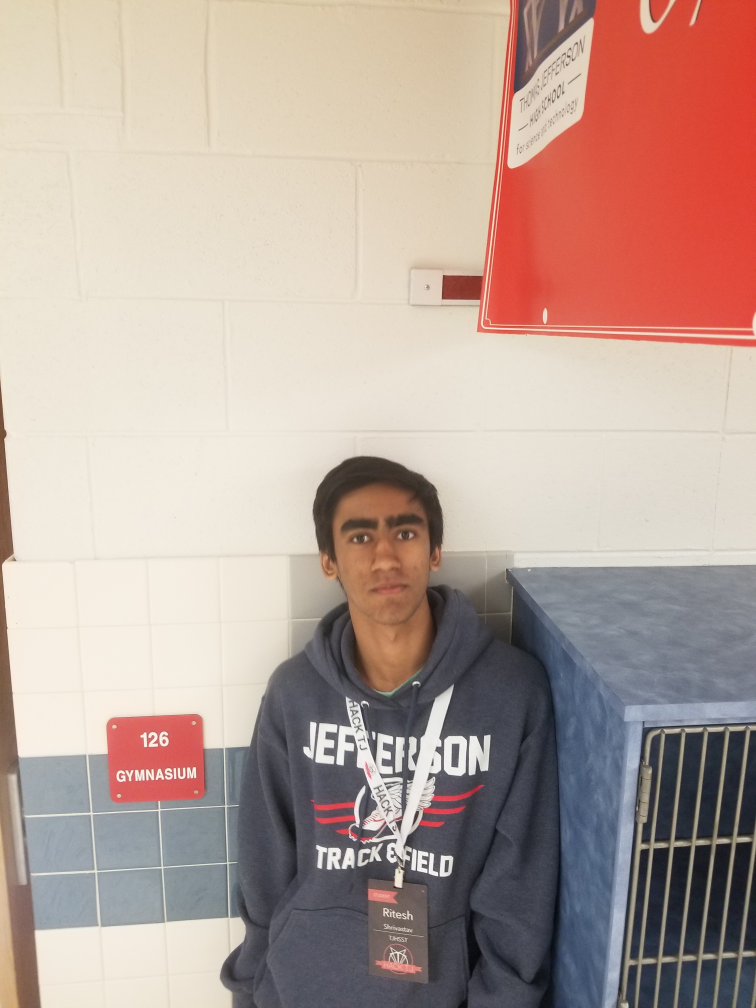
#> input picture ritesh/1.jpg, 3024 x 4032 px (shown at 1/4 size); its folder holds 4 pictures in this run
$ python single_face.py
#> lines starting #> are read from the running program, lines starting #| are printed output that depends on the picture; after the words box and inside, x2 and y2 are one past the last pixel; in counts of white or black regions, pixels touching at a corner belong together
import numpy as np
import cv2 as cv
import imutils
face_cascade = cv.CascadeClassifier("C:/Users/Srikar/AppData/Local/Programs/Python/Python36/Lib/site-packages/cv2/data/haarcascade_frontalface_default.xml")#cv.CascadeClassifier('haarcascade_frontalface_default.xml')
for i in range(8):
    i = i+1
    name = "ritesh/"+str(i)+".jpg"
    img = cv.imread(name)
#> img is the input picture: shape (4032, 3024, 3); mean B, G, R 153.9, 162.7, 184.1
    img = imutils.resize(img,width = 500)
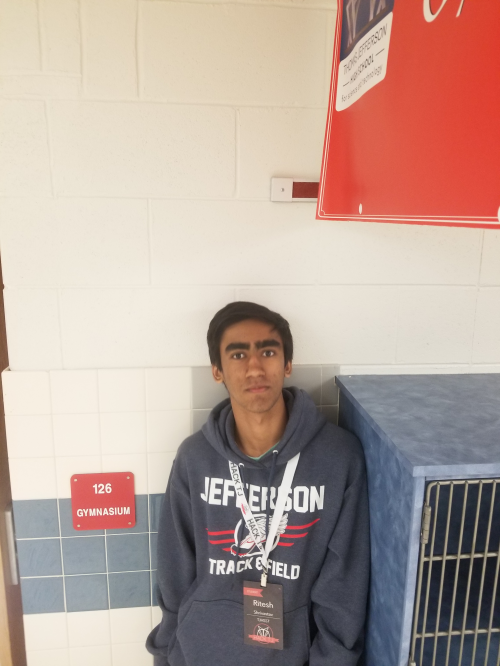
#> img: shape (666, 500, 3); mean B, G, R 153.9, 162.7, 184.1
    gray = cv.cvtColor(img, cv.COLOR_BGR2GRAY)
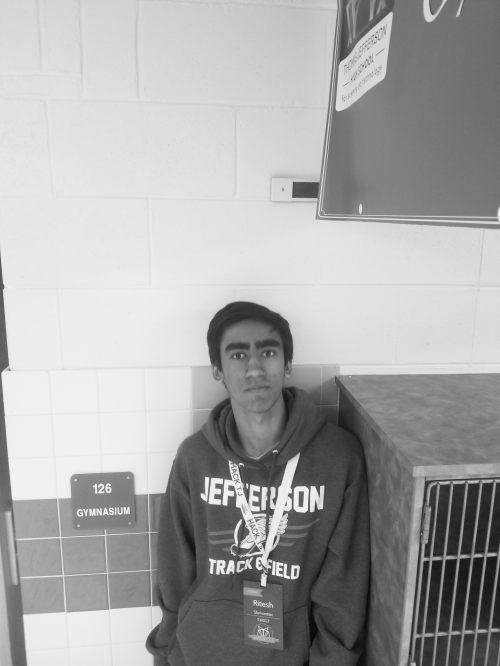
#> gray: shape (666, 500); min 8, max 244, mean 168

    faces = face_cascade.detectMultiScale(gray, 1.3, 5)
#> faces = [[211, 317, 84, 84]]
    for (x,y,w,h) in faces:
        cv.rectangle(img,(x,y),(x+w,y+h),(255,0,0),2)
        roi_gray = gray[y:y+h, x:x+w]
        roi_color = img[y:y+h, x:x+w]
#> this loop made 1 pass
#> pass 1, `roi_gray = gray[y:y+h, x:x+w]`:
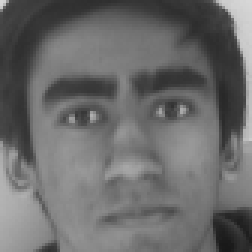
#> roi_gray: shape (84, 84) (shown 3 times larger); min 24, max 215, mean 107
#> pass 1, `roi_color = img[y:y+h, x:x+w]`:
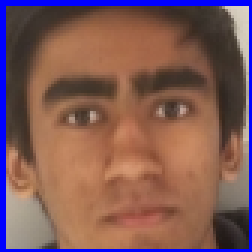
#> roi_color: shape (84, 84, 3) (shown 3 times larger); mean B, G, R 87.7, 90.6, 127.9
#> after the loop:
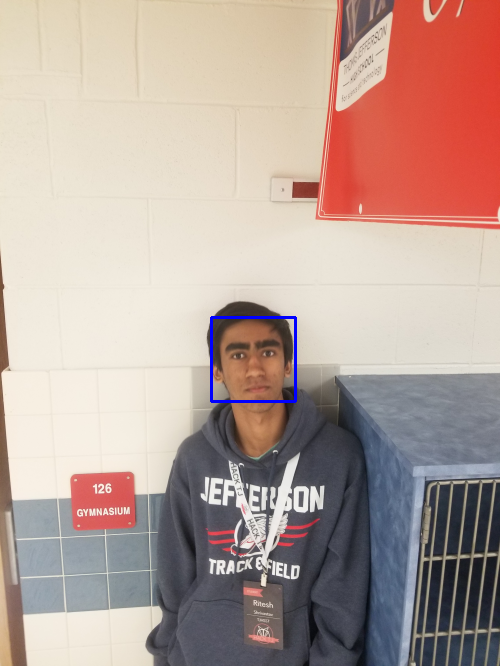
#> img: shape (666, 500, 3); 0.3% of pixels changed, all inside (x1, y1, x2, y2) = (210, 316, 297, 403)
    img = imutils.resize(img, width=600)
#> img: shape (799, 600, 3)
    cv.imshow('img',img)
    cv.waitKey(0)
    cv.destroyAllWindows()
#> pass 2 of the loop `for i in range(8):`:
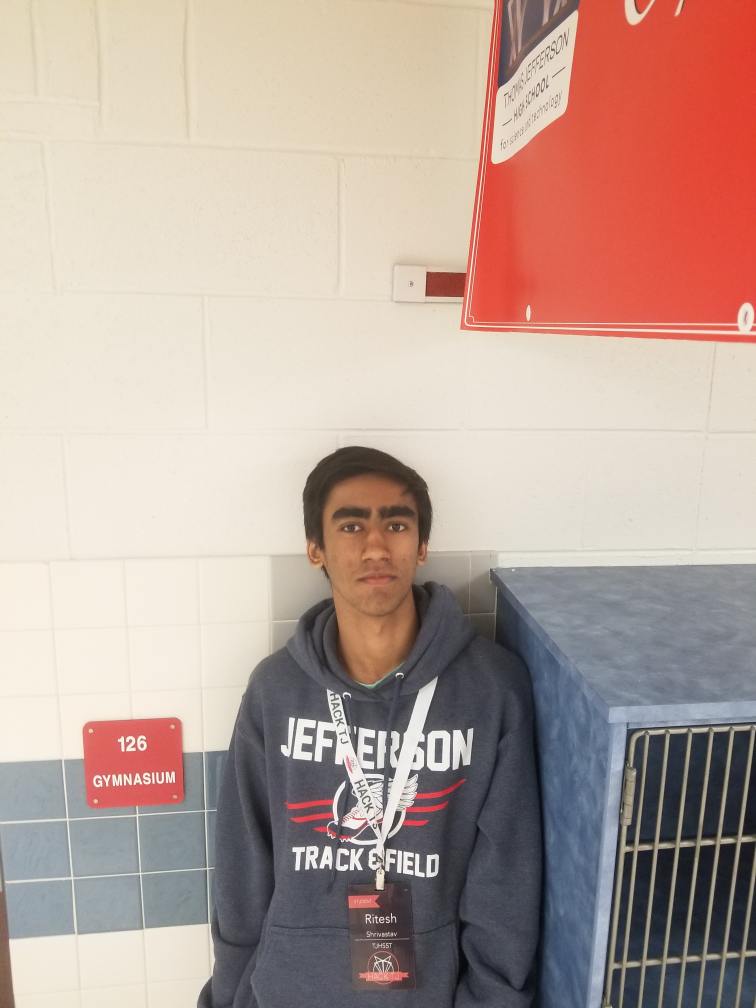
#> input picture ritesh/2.jpg, 3024 x 4032 px (shown at 1/4 size)
#> img is the input picture: shape (4032, 3024, 3); mean B, G, R 154.2, 163.2, 184.9
#> `gray = cv.cvtColor(img, cv.COLOR_BGR2GRAY)`:
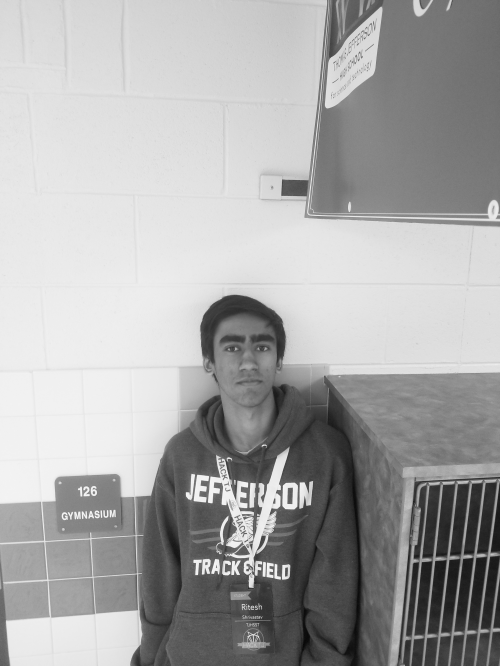
#> gray: shape (666, 500); min 8, max 247, mean 168.6
#> faces = [[204, 313, 85, 85]]
#> the loop `for (x,y,w,h) in faces:` made 1 pass
#> after the loop `for (x,y,w,h) in faces:`:
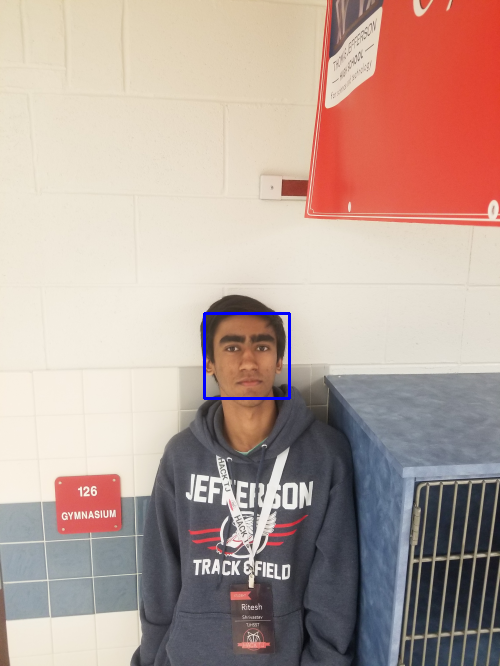
#> img: shape (666, 500, 3); mean B, G, R 154.7, 162.9, 184.5
#> pass 3 of the loop `for i in range(8):`:
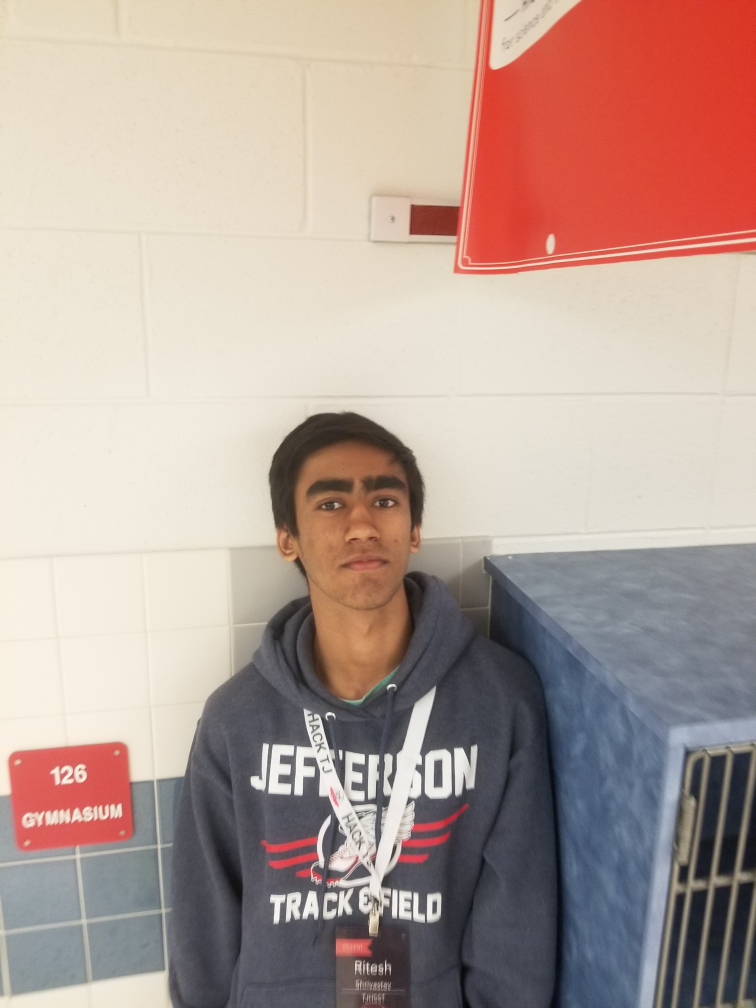
#> input picture ritesh/3.jpg, 3024 x 4032 px (shown at 1/4 size)
#> img is the input picture: shape (4032, 3024, 3); mean B, G, R 151.5, 159.9, 181.3
#> `gray = cv.cvtColor(img, cv.COLOR_BGR2GRAY)`:
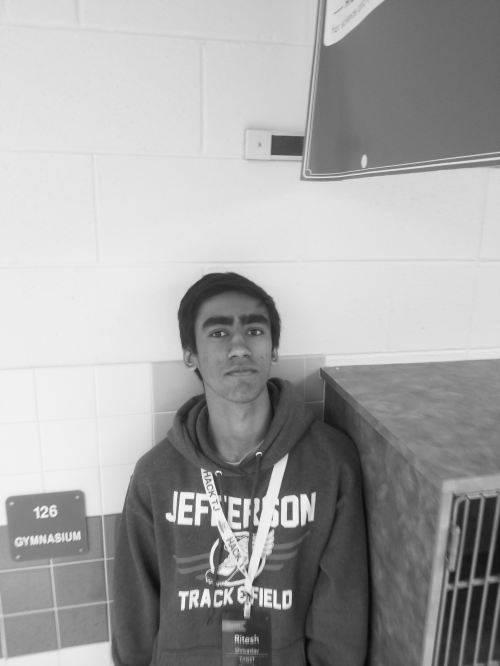
#> gray: shape (666, 500); min 6, max 245, mean 165.3
#> faces = [[187, 292, 100, 100]]
#> the loop `for (x,y,w,h) in faces:` made 1 pass
#> after the loop `for (x,y,w,h) in faces:`:
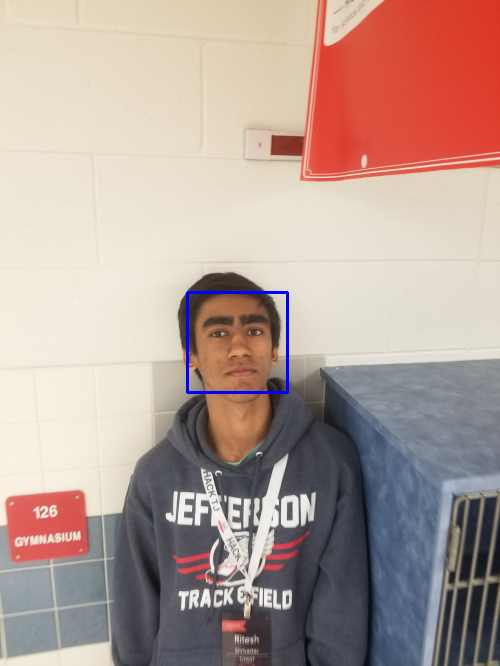
#> img: shape (666, 500, 3); mean B, G, R 152, 159.5, 180.8
#> (the run stopped early here; a loop or call above may not have finished)
